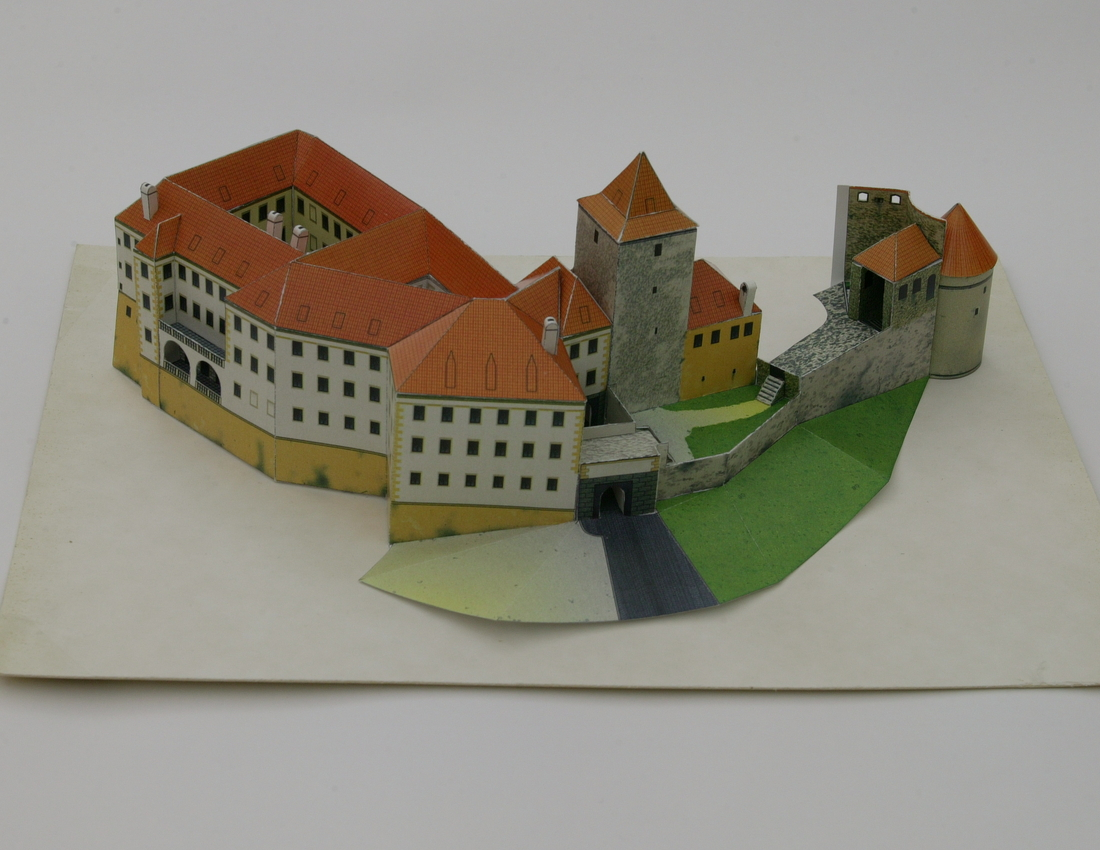
#> input picture hw8_epipolar_geometry/daliborka_01.jpg, 1100 x 850 px
$ python hw08.py
#> lines starting #> are read from the running program, lines starting #| are printed output that depends on the picture
import numpy as np  # for matrix computation and linear algebra
import matplotlib.pyplot as plt  # for drawing and image I/O
import scipy.io as sio  # for matlab file format output
import itertools  # for generating all combinations
import scipy.linalg
import math


def shortest_distance(p, lnn) -> float:
    return abs((lnn[0] * p[0] + lnn[1] * p[1] + lnn[2])) / (
        math.sqrt(lnn[0] ** 2 + lnn[1] ** 2))


def u2F(u1, u2):
    # computes the fundamental matrix using the seven-point algorithm from 7
    # euclidean correspondences u1, u2, measured in two images. For
    # constructing the third order polynomial from null space matrices G1 and G2
    # for inx in itertools.combinations(range(0, len(u1[0])), 7):

    tmp_G = list()
    for counter in range(7):
        a1 = np.array([u1[0][counter], u1[1][counter], 1])
        a2 = np.array([u2[0][counter], u2[1][counter], 1])
        tmp_G.append(np.c_[a2[0] * a1[0], a2[0] * a1[1], a2[0] * a1[2],
                           a2[1] * a1[0], a2[1] * a1[1], a2[1] * a1[2],
                           a2[2] * a1[0], a2[2] * a1[1], a2[2] * a1[2]])
    result = scipy.linalg.null_space(np.array(tmp_G).reshape(7, 9))
    G1 = result.T[0].reshape(3, 3)
    G2 = result.T[1].reshape(3, 3)
    polynomial = u2F_polynom(G1, G2)
    roots = np.roots(polynomial)

    result_FFs = []
    for root in roots:
        if np.iscomplex(root):
            continue
        root = np.real(root)
        G = G1 + root * G2
        if np.array_equal(G, G2):
            continue
        if np.linalg.matrix_rank(G) != 2:
            continue
        result_FFs.append(G)

    return result_FFs


def u2F_polynom(g1: np.array, g2: np.array):
    # %U2F_POLYNOM  Coefficients of polynomial for 7-point algorithm
    #
    # % (c) 2020-04-14 Martin Matousek
    # % Last change: $Date$
    # %              $Revision$
    # ".replace("1", "0").replace("2", "1").replace("3", "2")
    a3 = np.linalg.det(g2)

    a2 = (g2[1, 0] * g2[2, 1] * g1[0, 2] - g2[1, 0] * g2[0, 1] * g1[2, 2] +
          g2[0, 0] * g2[1, 1] * g1[2, 2] + g2[2, 0] * g1[0, 1] * g2[1, 2] +
          g2[2, 0] * g2[0, 1] * g1[1, 2] - g2[0, 0] * g1[2, 1] * g2[1, 2] -
          g2[2, 0] * g1[1, 1] * g2[0, 2] - g2[2, 0] * g2[1, 1] * g1[0, 2] -
          g2[0, 0] * g2[2, 1] * g1[1, 2] + g1[1, 0] * g2[2, 1] * g2[0, 2] +
          g2[1, 0] * g1[2, 1] * g2[0, 2] + g1[2, 0] * g2[0, 1] * g2[1, 2] -
          g1[1, 0] * g2[0, 1] * g2[2, 2] - g1[0, 0] * g2[1, 2] * g2[2, 1] -
          g2[1, 0] * g1[0, 1] * g2[2, 2] + g2[0, 0] * g1[1, 1] * g2[2, 2] +
          g1[0, 0] * g2[1, 1] * g2[2, 2] - g1[2, 0] * g2[1, 1] * g2[0, 2])

    a1 = (g1[0, 0] * g1[1, 1] * g2[2, 2] + g1[0, 0] * g2[1, 1] * g1[2, 2] +
          g2[2, 0] * g1[0, 1] * g1[1, 2] - g1[1, 0] * g1[0, 1] * g2[2, 2] -
          g2[0, 0] * g1[2, 1] * g1[1, 2] - g2[1, 0] * g1[0, 1] * g1[2, 2] -
          g2[2, 0] * g1[1, 1] * g1[0, 2] + g2[0, 0] * g1[1, 1] * g1[2, 2] +
          g1[1, 0] * g1[2, 1] * g2[0, 2] + g1[1, 0] * g2[2, 1] * g1[0, 2] +
          g1[2, 0] * g2[0, 1] * g1[1, 2] - g1[1, 0] * g2[0, 1] * g1[2, 2] -
          g1[2, 0] * g2[1, 1] * g1[0, 2] + g2[1, 0] * g1[2, 1] * g1[0, 2] -
          g1[0, 0] * g2[2, 1] * g1[1, 2] - g1[2, 0] * g1[1, 1] * g2[0, 2] +
          g1[2, 0] * g1[0, 1] * g2[1, 2] - g1[0, 0] * g1[2, 1] * g2[1, 2])

    a0 = np.linalg.det(g1)
    return [a3, a2, a1, a0]


if __name__ == "__main__":
    img1 = plt.imread('daliborka_01.jpg')
#> img1 is the input picture: shape (850, 1100, 3); mean R, G, B 145.8, 142, 130
    img2 = plt.imread('daliborka_23.jpg')
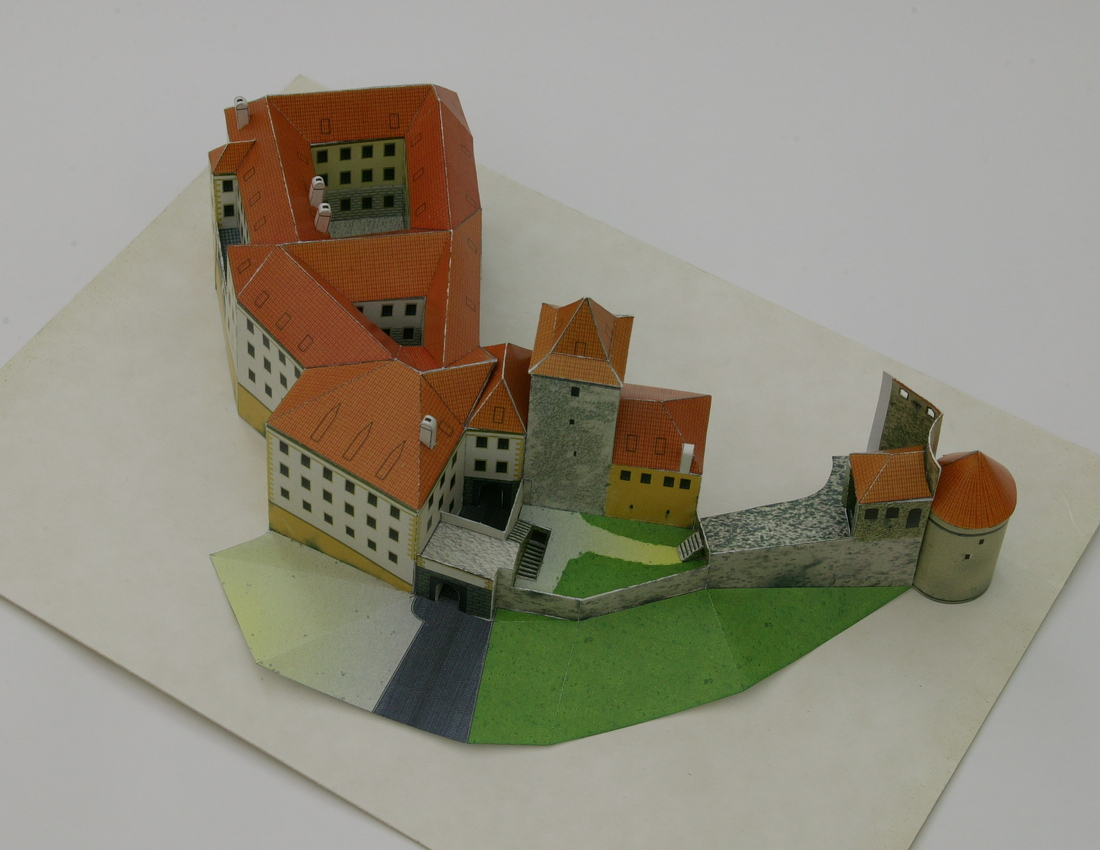
#> input picture hw8_epipolar_geometry/daliborka_23.jpg, 1100 x 850 px
#> img2 is the input picture: shape (850, 1100, 3); mean R, G, B 145.9, 141.7, 127.3
    ixs = []

    f = sio.loadmat("daliborka_01_23-uu.mat")
#> (reads hw9a_metric_reconstruction/daliborka_01_23-uu.mat from the repository)
    U1 = f["u01"]
    U2 = f["u23"]
    # indices of a points, that form an edge
    # edges = f["edges"]  # - 1
    # list of 12 indices of points ix
    ix = f["ix"][0] - 1
    # There is a set of point matches between the images above.
    u01 = f["u01"]
    u23 = f["u23"]
    u01 = np.array([u01[0] - 1, u01[1] - 1])
    u23 = np.array([u23[0] - 1, u23[1] - 1])

    # Step 1. Find the fundamental matrix F relating the images above: generate
    # all 7-tuples from the selected set of 12 correspondences, estimate F for
    # each of them and chose the one, that minimizes maximal epipolar error
    # over all matches.

    u1 = u01[:, ix]
    u2 = u23[:, ix]

    result_F_errors_inxs = []
    result_FFs = []

    for inx in itertools.combinations(range(0, len(u1[0])), 7):
        u1_current = u1[:, inx]
        u2_current = u2[:, inx]
        Fs = u2F(u1_current, u2_current)
        for each_F in Fs:
            point_errors = []
            for counter in range(len(u01[0])):
                a1 = np.array([u01[0][counter],
                               u01[1][counter],
                               1])
                a2 = np.array([u23[0][counter],
                               u23[1][counter],
                               1])
                ep1 = each_F.T @ a2
                ep2 = each_F @ a1
                d1_i = shortest_distance(a1, ep1)
                d2_i = shortest_distance(a2, ep2)
                point_errors.append(d1_i + d2_i)
            result_F_errors_inxs.append([max(point_errors), each_F, inx])
    result_F_errors_inxs.sort(key=lambda x: x[0])
    F = result_F_errors_inxs[0][1]
    ixs = result_F_errors_inxs[0][2]
    #  Step 2. Draw the 12 corresponding points in different colour in the two
    #  images. Using the best F, compute the corresponding epipolar lines and
    #  draw them into the images in corresponding colours (a line segment given
    #  by the intersection of the image area and a line must me computed).
    #  Export as 08_eg.pdf.
    fig = plt.figure()
    fig.clf()
    colors = ["dimgray", "rosybrown", "maroon", "peru",
              "moccasin", "yellow", "olivedrab", "lightgreen",
              "navy", "royalblue", "indigo", "hotpink"]

    fig.suptitle('The epipolar lines')

    plt.subplot(121)

    i = 0
    for x_p1, y_p1, x_p2, y_p2 in zip(u1[0], u1[1], u2[0], u2[1]):
        plt.plot([int(x_p1)], [int(y_p1)], color=colors[i], marker="X",
                 markersize=10)
        point1 = np.c_[x_p1, y_p1, 1].reshape(3, 1)
        point2 = np.c_[x_p2, y_p2, 1].reshape(3, 1)

        x = np.linspace(1, 1200, 1200)
        ep1 = F.T @ point2
        y = -((ep1[2] / ep1[1]) + x * ep1[0] / ep1[1])
        plt.plot(x, y, color=colors[i])
        i += 1
    plt.imshow(img1)

    plt.subplot(122)

    i = 0
    for x_p1, y_p1, x_p2, y_p2 in zip(u1[0], u1[1], u2[0], u2[1]):
        plt.plot([int(x_p2)], [int(y_p2)],
                 color=colors[i],
                 marker="X",
                 markersize=10)
        point1 = np.c_[x_p1, y_p1, 1].reshape(3, 1)
        point2 = np.c_[x_p2, y_p2, 1].reshape(3, 1)

        x = np.linspace(1, 1200, 1200)
        point1 = point1.reshape(3, 1)
        ep2 = F @ point1
        y = -((ep2[2] / ep2[1]) + x * ep2[0] / ep2[1])
        plt.plot(x, y, color=colors[i])
        i += 1
    plt.imshow(img2)

    plt.show()
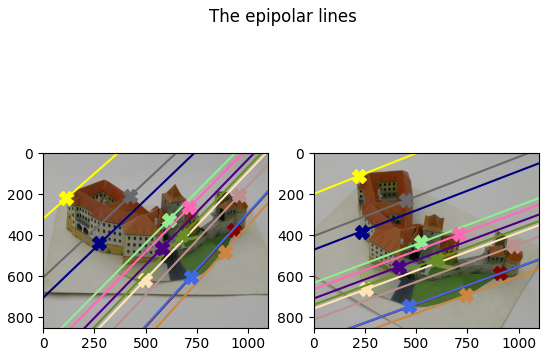
#> figure drawn by matplotlib, 2 panels

    fig.savefig("08_eg.pdf")
    # Step 3. Draw graphs of epipolar errors d1_i and d2_i for all points
    # (point index on horizontal axis, the error on vertical axis). Draw both
    # graphs into single figure (different colours) and export as 08_errors.pdf

    fig = plt.figure()
    fig.clf()
    d1_arr, d2_arr = [], []
    for i in range(len(u01[0])):
        a1 = np.array([u01[0][i],
                       u01[1][i], 1])
        a2 = np.array([u23[0][i],
                       u23[1][i], 1])
        ep1 = F.T @ a2
        ep2 = F @ a1
        d1_arr.append(shortest_distance(a1, ep1))
        d2_arr.append(shortest_distance(a2, ep2))
    plt.title('The epipolar error for all points')
    plt.xlabel('point index')
    plt.ylabel('epipolar err [px]')
    plt.plot(d1_arr, color="b", label="image 1")
    plt.plot(d2_arr, color='g', label='image 2')
    plt.legend(loc='best')
    plt.savefig("08_errors.pdf")
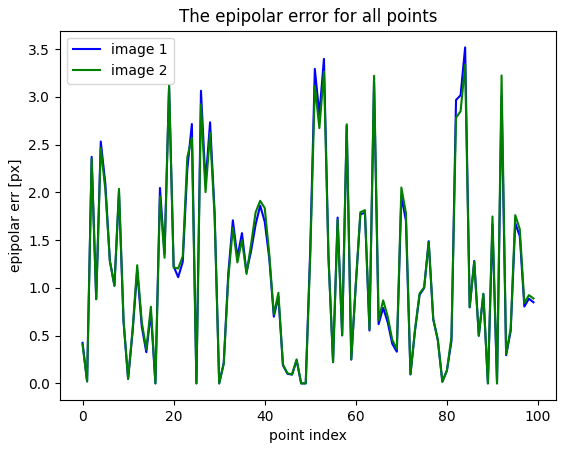
#> figure drawn by matplotlib, 1 panel; curve peaks at x = 84, y = 3.52; curve peaks at x = 84, y = 3.34
    plt.show()

    # Step 4. Save all the data into 08_data.mat: the input data u1, u2, ix,
    # the indices of the 7 points used for computing the optimal F as point_sel
    # and the matrix F.

    sio.savemat('08_data.mat', {
        'u1': u01,
        'u2': u23,
        'ix': ix,
        "point_sel": [ix[i] for i in range(12) if i in ixs],
        'F': F
        })
